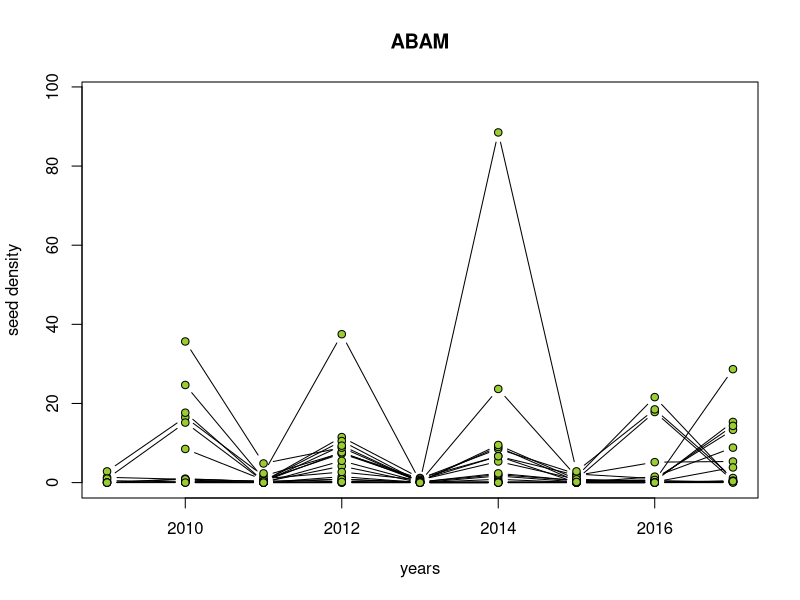
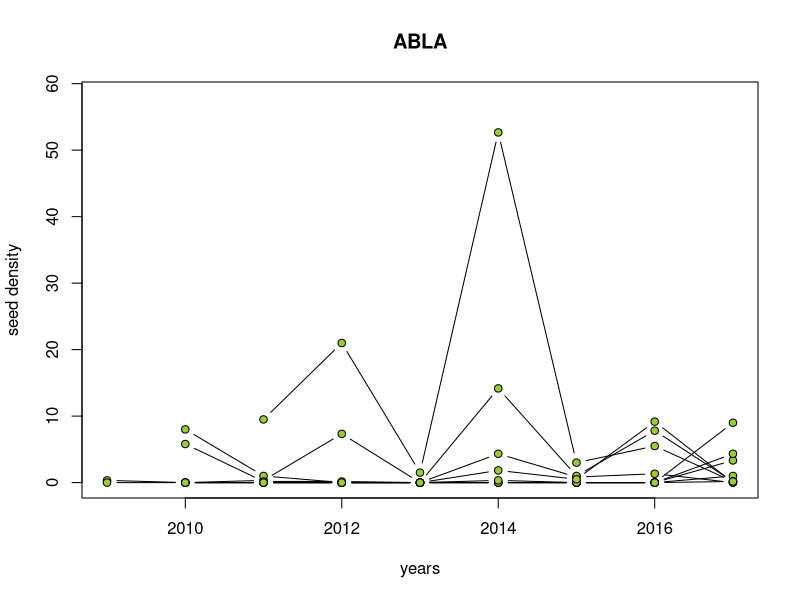
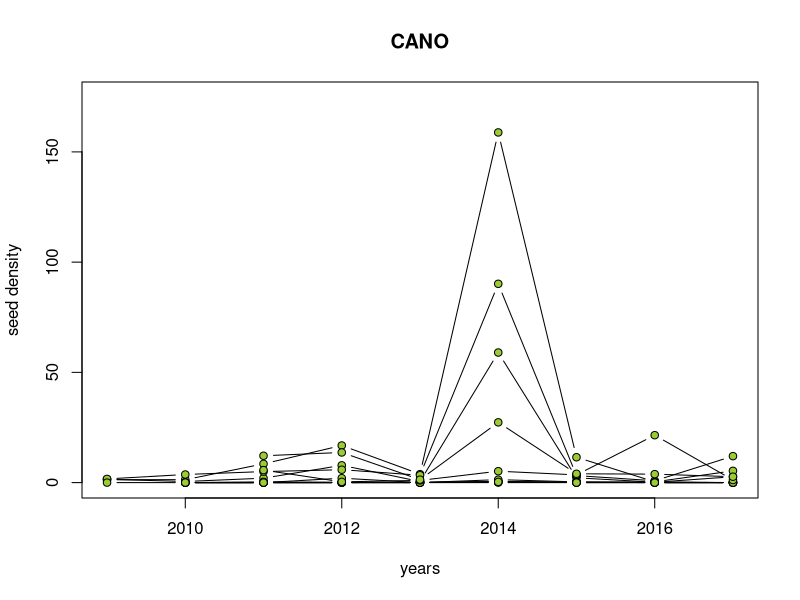
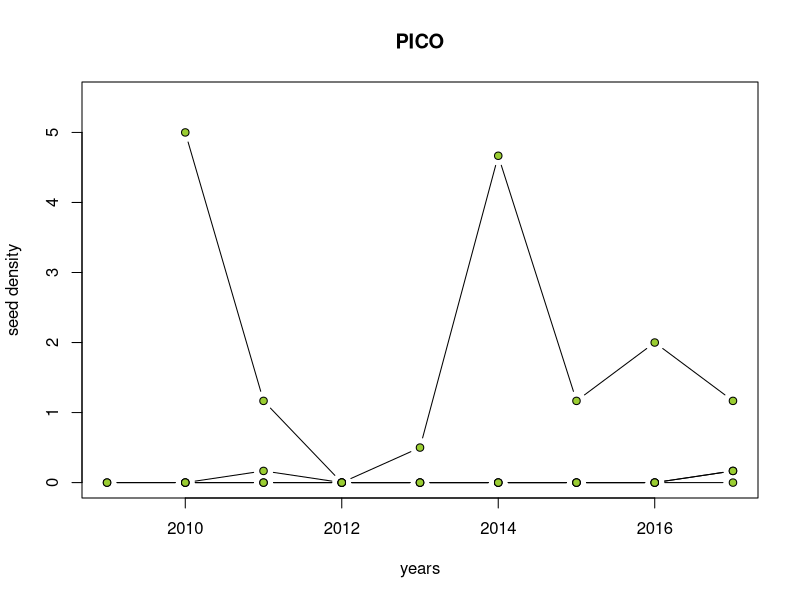
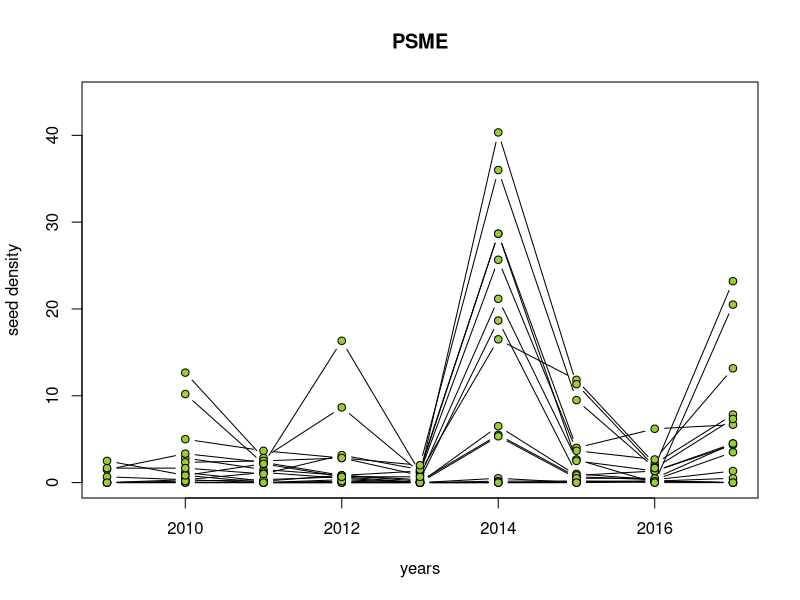
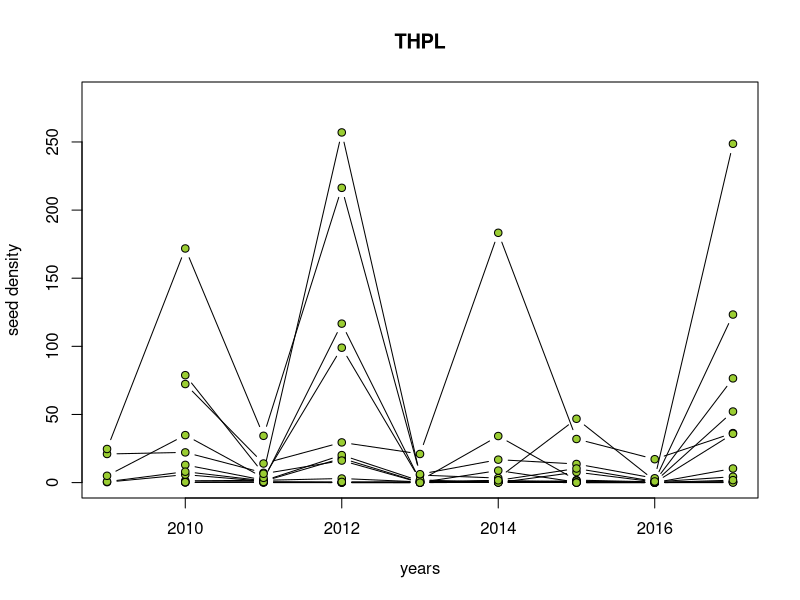
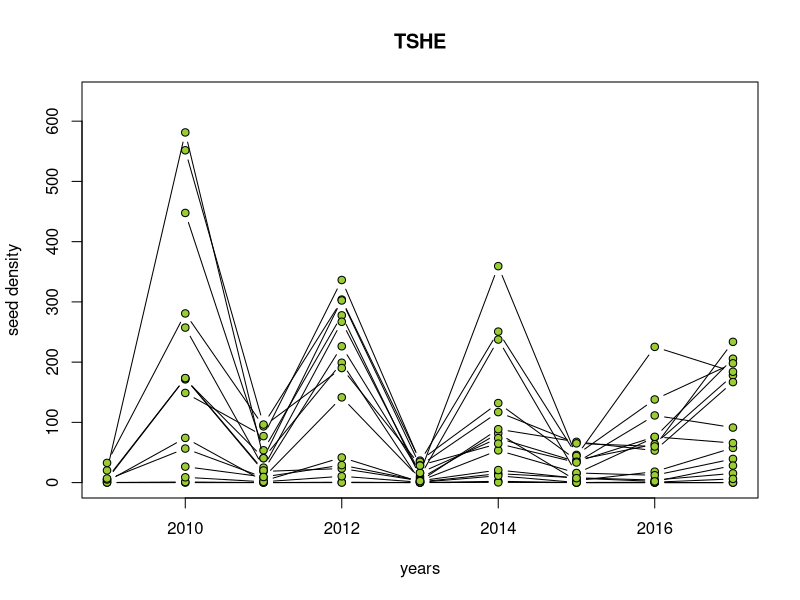
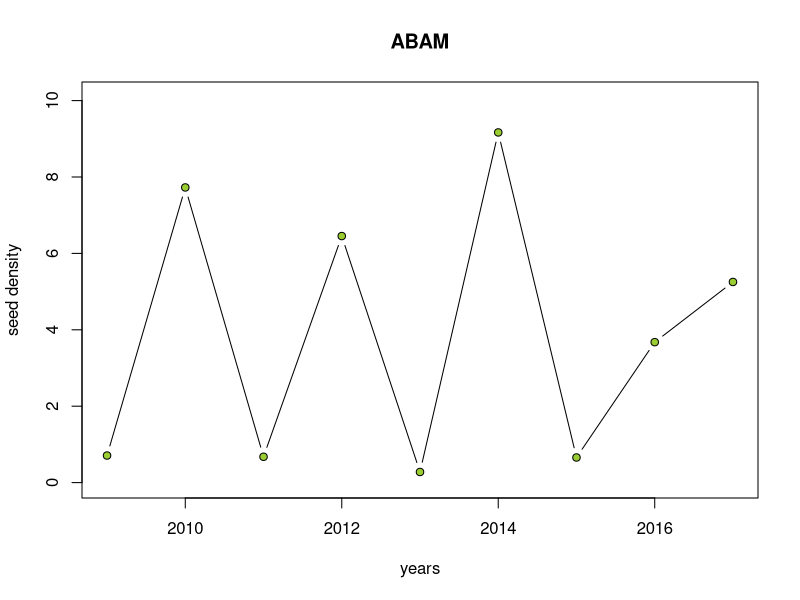

Reproduce these figures in R, in order.
##############################################################
#### Script to analyze seed masting data from Mt. Rainier ####
#### Script created 12/01/2024; last worked on 15/01/2024 ####
##############################################################

#To do
#Add 2018-2023 data (JHRL working on cleaning and merging scripts)
#Some issues with fitting most complicated model - probably b/c some years with 0 seeds
#Assess how to decide which stands to keep (what is enough data?)
#add basal area (per stand) to analysis (how much do stands vary by year)
#how to identify masting? 

###Read in seed data and seed trap size data
###Note - seed data have been cleaned and compiled from individual years
seeds <- read.csv("./data/MORA_cleanseeds_2009-2017.csv", header=TRUE) #seeds
trapsize <- read.csv("./data/MORA_seedtrapinfo_2009-2017.csv", header=TRUE) #trapsizes

###reconfigure trapsize data
trapsize2 <- trapsize[,1:5]
size <- rep(NA, times=dim(trapsize)[1]); year <- size
trapsize2 <- cbind(trapsize[,1:5], year, size)
finaltrap <- c()

for(i in 2009:2017){
  trapsize3 <- trapsize2
  trapsize3[,6] <- rep(i, dim(trapsize2)[1])
  tmpsize <- trapsize[,i-2002]
  trapsize3[,7] <- tmpsize
  finaltrap <- rbind(finaltrap,trapsize3)
}

#Merge size and seed data
seeds_anal <- merge(finaltrap,seeds,by = c("stand","trap","year"))

#Quick analysis by species
#spp <- unique(seeds_anal$species) #all species
spp <- c("ABAM","ABLA","CANO","PICO","PSME","THPL", "TSHE", "TMSE")
stnds <- unique(seeds_anal$stand)

for(i in 1:length(spp)){
  spp_seeds_anal <- seeds_anal[seeds_anal$species==spp[i],]

  #remove stands where the species is never found
  #first identify those stands
  stnds_rm <- c()
  
  for(j in 1:length(stnds)){
    stnd_spp_seeds_anal <- spp_seeds_anal[spp_seeds_anal$stand == stnds[j],]
    if(sum(na.omit(stnd_spp_seeds_anal$filledseeds))==0)
      {stnds_rm <- c(stnds_rm,stnds[j])}
  }
  
  #remove stands with no seeds in any years from dataframe
  if(length(stnds_rm)>15){next}
  
  if(length(stnds_rm)>0){
    for(j in 1:length(stnds_rm)){
      spp_seeds_anal <- spp_seeds_anal[spp_seeds_anal$stand!=stnds_rm[j],]
    }}

    if(sum(na.omit(spp_seeds_anal$filledseeds))<10){next}
    #Now analyzee - ask whether year and site and their interaction matter
    #use a glm with a Poisson distribution, and an offset (trapsize)
    null.mod <- glm(filledseeds ~ 1, family = poisson, offset = size, 
                    data = spp_seeds_anal)
    yr.mod <- glm(filledseeds ~ year, family = poisson, offset = size, 
                  data = spp_seeds_anal)
    stnd.mod <- glm(filledseeds ~ stand, family = poisson, offset = size, 
                    data = spp_seeds_anal)
    yrstnd.mod <- glm(filledseeds ~ year + stand, family = poisson, 
                      offset = size, data = spp_seeds_anal)
    yrxstnd.mod <- glm(filledseeds ~ year*stand, family = poisson, 
                       offset = size, data = spp_seeds_anal)
    
    #Anova table
    print(spp[i])
    AICs <- AIC(null.mod,yr.mod,stnd.mod,yrstnd.mod,yrxstnd.mod)
    print(anova(null.mod,yr.mod,stnd.mod,yrstnd.mod,yrxstnd.mod))
    print(AICs)
    
    #Graph
    # Specify the directory where PNG files will be stored
    output_directory <- "C:/Users/eleop/polybox/phD/PhD/R/Masting_US/Masting/Output/"
    # Create a PNG file for each species
    png(file = paste0(output_directory, "seed_density_", spp[i], ".png"), res = 100)
    #average
    seed_avg <- tapply(spp_seeds_anal$filledseeds, 
                       list(spp_seeds_anal$year,spp_seeds_anal$stand),
                       mean)
    #create a blank plot to add points to
    yrs <- as.numeric(dimnames(seed_avg)[[1]])
    plot(yrs,seed_avg[,1], xlab="years",ylab="seed density",
         type="n", ylim=c(0,1.1*max(na.omit(seed_avg[,]))))
    title(spp[i])
    
    #for loop to add lines for each year
    for(j in 1:dim(seed_avg)[2]){
      points(yrs,seed_avg[,j], type="b", pch=21, bg="yellowgreen")
    }
    # Save the plot as PNG
    dev.off()
}
  
#Second one for species but all sites together
for(i in 1:length(spp)){
  spp_seeds_anal <- seeds_anal[seeds_anal$species==spp[i],]
  
  #remove stands where the species is never found
  #first identify those stands
  stnds_rm <- c()
  
  for(j in 1:length(stnds)){
    stnd_spp_seeds_anal <- spp_seeds_anal[spp_seeds_anal$stand == stnds[j],]
    if(sum(na.omit(stnd_spp_seeds_anal$filledseeds))==0)
    {stnds_rm <- c(stnds_rm,stnds[j])}
  }
  
  #remove stands with no seeds in any years from dataframe
  if(length(stnds_rm)>15){next}
  
  if(length(stnds_rm)>0){
    for(j in 1:length(stnds_rm)){
      spp_seeds_anal <- spp_seeds_anal[spp_seeds_anal$stand!=stnds_rm[j],]
    }}
  
  if(sum(na.omit(spp_seeds_anal$filledseeds))<10){next}
  #Graph
  # Specify the directory where PNG files will be stored
  output_directory <- "C:/Users/eleop/polybox/phD/PhD/R/Masting_US/Masting/Output/"
  # Create a PNG file for each species
  png(file = paste0(output_directory, "seed_density_2", spp[i], ".png"), res = 100)
  #average
  seed_avg <- tapply(
    spp_seeds_anal$filledseeds,
    spp_seeds_anal$year,
    mean
  )
  #create a blank plot to add points to
  # create a blank plot to add points to
  yrs <- as.numeric(names(seed_avg))
  plot(yrs, seed_avg, xlab = "years", ylab = "seed density",
       type = "n", ylim = c(0, 1.1 * max(na.omit(seed_avg))))
  title(spp[i])
  
  # add points for each year
  points(yrs, seed_avg, type = "b", pch = 21, bg = "yellowgreen")
  
  # Save the plot as PNG
  dev.off()

}






